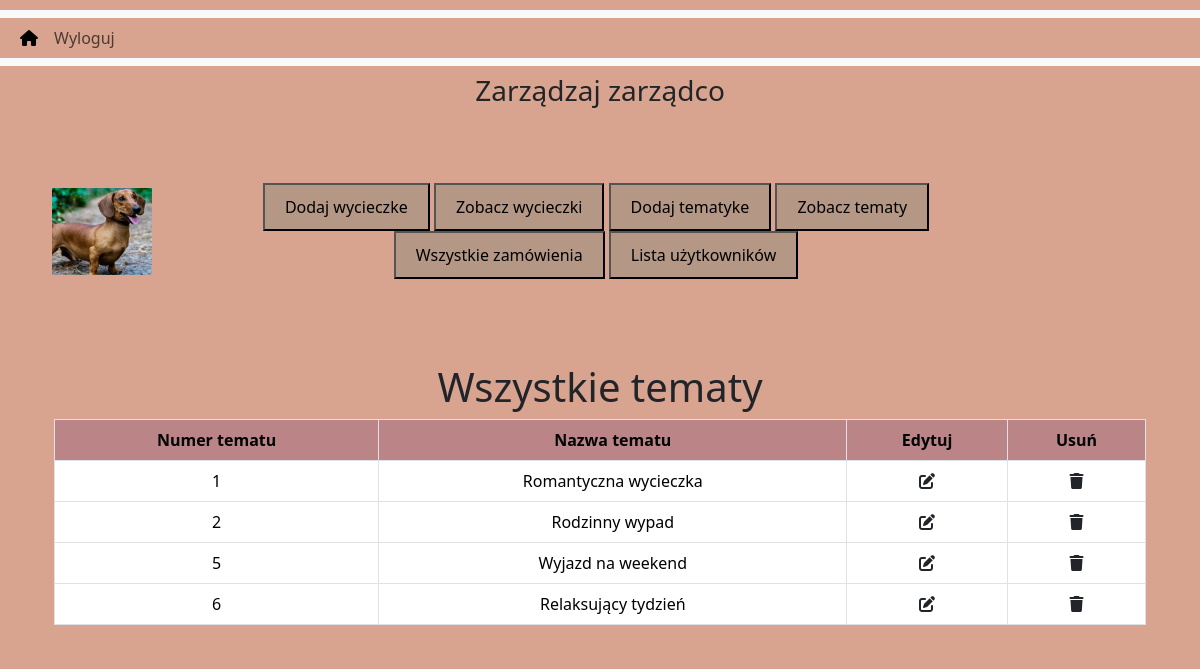
Screenshot of /project/admin_area/index.php?view_topics with the database file from the repository.
### tables this page shows
CREATE TABLE `topic` (
  `topic_id` int(11) NOT NULL,
  `topic_title` varchar(100) NOT NULL
);

### project/admin_area/view_topics.php (the view, shortened to what this page needs)
<!DOCTYPE HTML>
<html lang="pl">
<head>
</head>
<body>
    <div class="container mt-4">
        <h1 class="text-center">Wszystkie tematy</h1>
        <div class="table-responsive">
            <table class="table table-bordered text-center">
                <?php
                    $get_topic="Select * from `topic`";
                    $result_topics=mysqli_query($con,$get_topic);
                    while($row_orders=mysqli_fetch_assoc($result_topics)){
                        $topic_id=$row_orders['topic_id'];
                        $topic_title=$row_orders['topic_title'];
                        echo"
                        <tbody>
                            <tr>
                                <td>$topic_id</td>
                                <td>$topic_title</td>
                                <td><a href='index.php?edit_topic=$topic_id' class='text-dark'><i class='fa-solid fa-pen-to-square'></i></a></td>
                                <td><a href='index.php?delete_topic=$topic_id' class='text-dark'><i class='fa-solid fa-trash'></i></a></td>
                            </tr>
                         </tbody>
                        ";
                    }
                ?>
                <thead>
                    <tr>
                        <th class='cart_table'>Numer tematu</th>
                        <th class='cart_table'>Nazwa tematu</th>
                        <th class='cart_table'>Edytuj</th>
                        <th class='cart_table'>Usuń</th>
                    </tr>
                </thead>
            </table>
        </div>
    </div>
</body>
</html>

### project/style.css (style rules this page uses)
* { margin: 0; padding: 0; box-sizing: border-box; }
body { margin: 10px auto; background-color: #D8A48F!important; }
.cart_table { background-color: #BB8588!important; }

### rows the page displays
topic: topic_id "1", topic_title "Romantyczna wycieczka"
topic: topic_id "2", topic_title "Rodzinny wypad"
topic: topic_id "5", topic_title "Wyjazd na weekend"
topic: topic_id "6", topic_title "Relaksujący tydzień"
